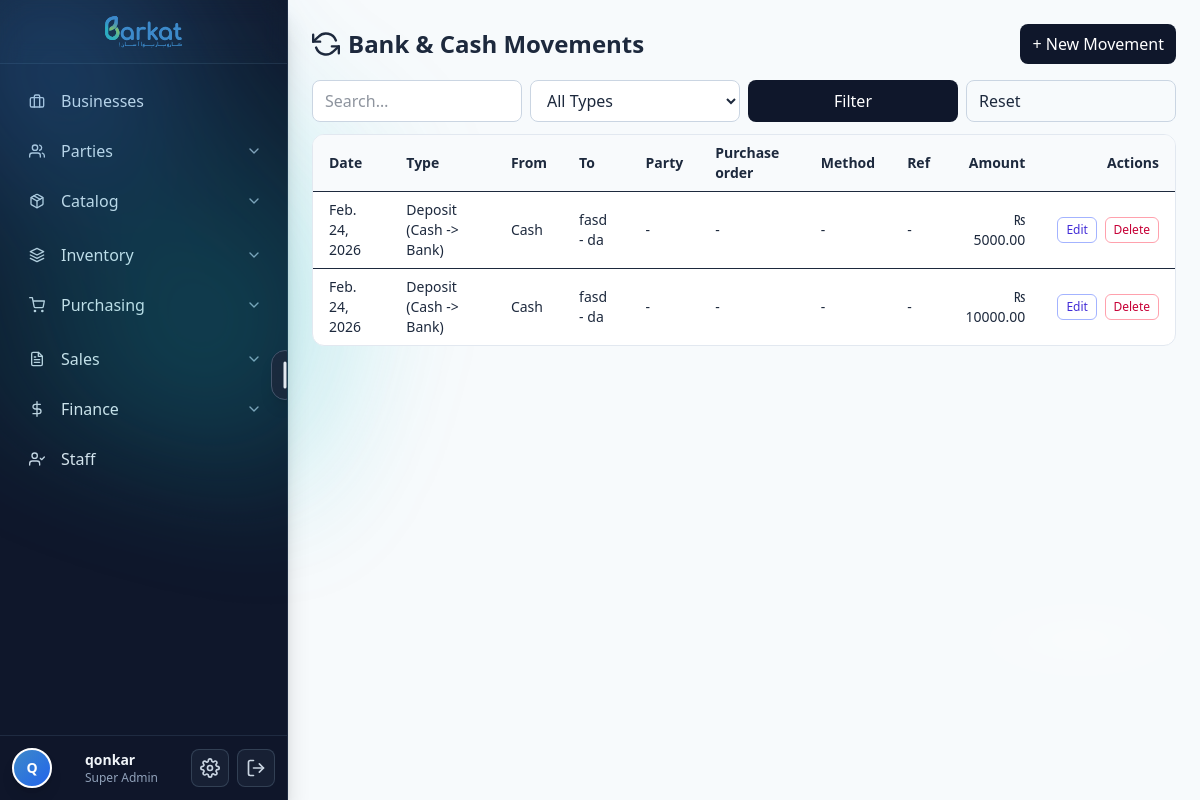
Before: /finance/movements/ (signed in) with the older database file.
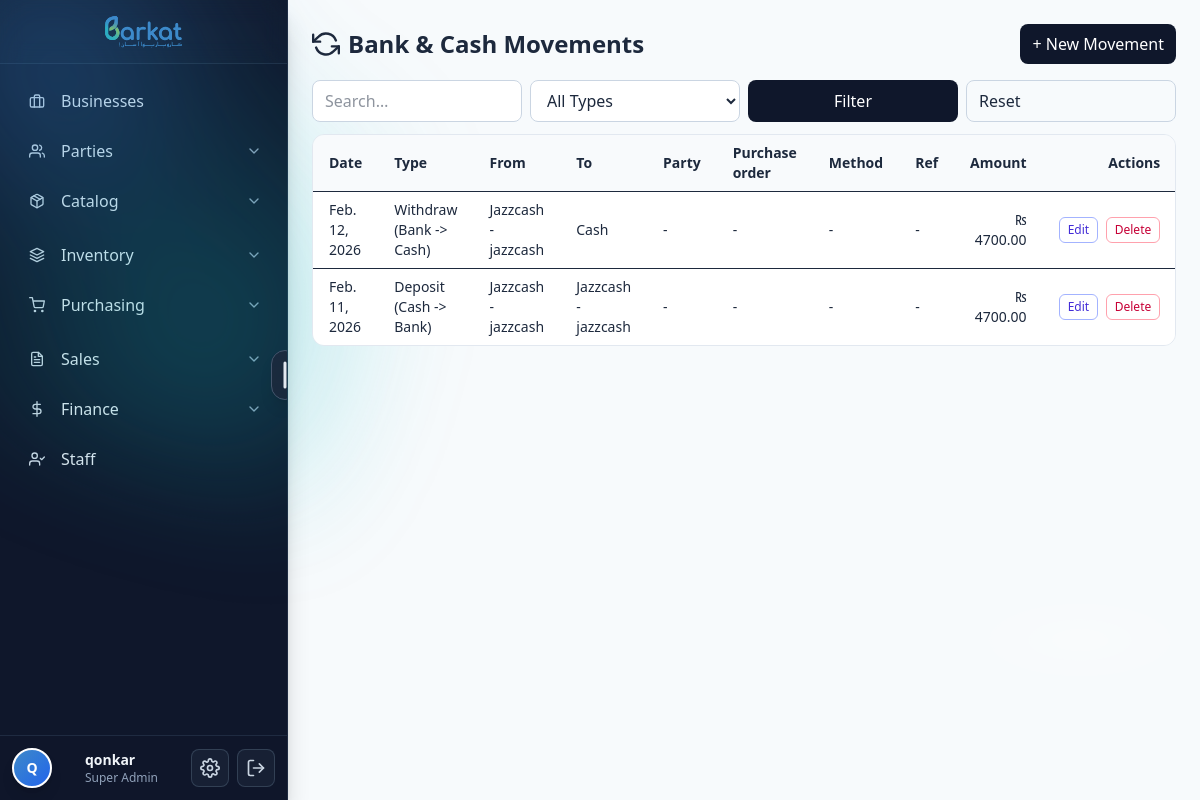
After: the same page with the newer database file.
### barkat/models.py (models this page shows, shortened)
class TimeStampedBy(models.Model):
    created_at = models.DateTimeField(default=timezone.now, db_index=True, editable=True)
    updated_at = models.DateTimeField(auto_now=True, db_index=True)
    created_by = models.ForeignKey(
        settings.AUTH_USER_MODEL, null=True, blank=True,
        on_delete=models.SET_NULL, related_name="%(class)s_created"
    )
    updated_by = models.ForeignKey(
        settings.AUTH_USER_MODEL, null=True, blank=True,
        on_delete=models.SET_NULL, related_name="%(class)s_updated"
    )
    is_active = models.BooleanField(default=True, db_index=True)
    is_deleted = models.BooleanField(default=False, db_index=True)
    class Meta:
        abstract = True

class BankMovement(TimeStampedBy):
    DEPOSIT        = "deposit"         # cash -> bank
    CHEQUE_DEPOSIT = "cheque_deposit"  # cheque -> bank
    WITHDRAW       = "withdraw"        # bank -> cash
    TRANSFER       = "transfer"        # bank A -> bank B
    FEE            = "fee"             # bank fee (out)
    INTEREST       = "interest"        # bank interest (in)
    CHEQUE_PAYMENT = "cheque_payment"  # bank -> cheque to pay party / PO
    TYPES = [
        (DEPOSIT,        "Deposit (Cash -> Bank)"),
        (CHEQUE_DEPOSIT, "Deposit (Cheque -> Bank)"),
        (WITHDRAW,       "Withdraw (Bank -> Cash)"),
        (TRANSFER,       "Transfer (Bank -> Bank)"),
        (FEE,            "Bank Fee (Out)"),
        (INTEREST,       "Bank Interest (In)"),
        (CHEQUE_PAYMENT, "Cheque payment (Bank -> Party / Purchase Order)"),
    ]
    date          = models.DateField(default=timezone.now, db_index=True)
    movement_type = models.CharField(max_length=20, choices=TYPES)
    amount        = models.DecimalField(max_digits=12, decimal_places=2)
    from_bank = models.ForeignKey(
        "BankAccount",
        null=True,
        blank=True,
        on_delete=models.PROTECT,
        related_name="outgoing_movements",
    )
    to_bank   = models.ForeignKey(
        "BankAccount",
        null=True,
        blank=True,
        on_delete=models.PROTECT,
        related_name="incoming_movements",
    )
    party = models.ForeignKey(
        "Party",
        null=True,
        blank=True,
        on_delete=models.PROTECT,
        related_name="bank_movements",
    )
    purchase_order = models.ForeignKey(
        "PurchaseOrder",
        null=True,
        blank=True,
        on_delete=models.PROTECT,
        related_name="bank_movements",
    )
    method       = models.CharField(max_length=30, blank=True, default="", help_text="e.g. Cash, Cheque, Online")
    reference_no = models.CharField(max_length=100, blank=True, default="", help_text="Cheque or transaction ref if any")
    notes        = models.CharField(max_length=255, blank=True, default="")
    business     = models.ForeignKey("Business", on_delete=models.CASCADE, related_name="bank_movements", null=True, blank=True)
    is_day_closing = models.BooleanField(
        default=False,
        help_text="If checked with Deposit (Cash -> Bank). system will use current cash in hand."
    )
    cashflow_out = models.OneToOneField(
        "CashFlow",
        null=True,
        blank=True,
        on_delete=models.SET_NULL,
        related_name="movement_out",
    )
    cashflow_in  = models.OneToOneField(
        "CashFlow",
        null=True,
        blank=True,
        on_delete=models.SET_NULL,
        related_name="movement_in",
    )
    class Meta:
        ordering = ["-date", "-id"]
        indexes = [
            models.Index(fields=["date"]),
            models.Index(fields=["movement_type"]),
        ]

class BankAccount(TimeStampedBy):
    name            = models.CharField(max_length=100, help_text="e.g. HBL Current A/C")
    bank_name       = models.CharField(max_length=100, blank=True, default="")
    account_number  = models.CharField(max_length=50, blank=True, default="")
    branch          = models.CharField(max_length=100, blank=True, default="")
    opening_balance = models.DecimalField(max_digits=12, decimal_places=2, default=Decimal("0.00"))
    BANK            = "BANK"
    CASH            = "CASH"
    ACCOUNT_TYPES   = [(BANK, "Bank Account"), (CASH, "Cash in Hand")]
    account_type    = models.CharField(max_length=10, choices=ACCOUNT_TYPES, default=BANK)
    is_active       = models.BooleanField(default=True)
    business        = models.ForeignKey("Business", on_delete=models.CASCADE, related_name="bank_accounts", null=True, blank=True, help_text="Business this account belongs to. If NULL, it is global.")
    class Meta:
        indexes = [
            models.Index(fields=["name"]),
            models.Index(fields=["account_number"]),
            models.Index(fields=["is_active"]),
        ]
        constraints = [
            models.UniqueConstraint(
                fields=["account_number"],
                name="uniq_bankaccount_acctnum_when_set",
                condition=~Q(account_number=""),
            ),
        ]

### barkat/views.py (the view, shortened to what this page needs)
# urls.py: path("finance/movements/", views.BankMovementListView.as_view(), name="movement_list"),
class BankMovementListView(GranularPermissionRequiredMixin, LoginRequiredMixin, ListView):
    required_permission = "perm_cashin_r" # Or cash out... maybe just require auth? Let's check ledger_r later.
    model = BankMovement
    template_name = "barkat/finance/movement_list.html"
    context_object_name = "movements"
    def get_queryset(self):
        qs = (
            BankMovement.objects
            .select_related(
                "from_bank",
                "to_bank",
                "party",
                "purchase_order",
                "purchase_order__supplier",
            )
            .order_by("-date", "-id")
        )
        q = (self.request.GET.get("q") or "").strip()
        mt = (self.request.GET.get("type") or "").strip()
        if mt:
            qs = qs.filter(movement_type=mt)
        return qs

### barkat/utils/auth_helpers.py (called while the page is built)
    def get_context_data(self, **kwargs):
        if hasattr(super(), 'get_context_data'):
            ctx = super().get_context_data(**kwargs)
        else:
            ctx = {}
        ctx['has_read_permission'] = getattr(self.request, '_has_read_permission', True)
        return ctx

### barkat/templates/barkat/finance/movement_list.html (shortened to what the changed rows need)
{% extends "base.html" %}
{% block content %}
<div class="p-4 md:p-6">
  <div class="flex items-center justify-between mb-4">
    <h1 class="text-2xl font-bold flex items-center gap-2">
      <i data-feather="refresh-ccw" class="w-7 h-7"></i>
      <span>Bank & Cash Movements</span>
    </h1>
  </div>
  {% if has_read_permission %}
  <div class="overflow-x-auto rounded-xl border border-slate-200 bg-white">
    <table class="min-w-full text-sm">
      <thead class="bg-slate-50">
        <tr>
          <th class="px-4 py-2 text-left">Date</th>
          <th class="px-4 py-2 text-left">Type</th>
          <th class="px-4 py-2 text-left">From</th>
          <th class="px-4 py-2 text-left">To</th>
          <th class="px-4 py-2 text-left">Party</th>
          <th class="px-4 py-2 text-left">Purchase order</th>
          <th class="px-4 py-2 text-left">Method</th>
          <th class="px-4 py-2 text-left">Ref</th>
          <th class="px-4 py-2 text-right">Amount</th>
          <th class="px-4 py-2 text-right">Actions</th>
        </tr>
      </thead>
      <tbody>
        {% for m in movements %}
        <tr class="border-t">
          <td class="px-4 py-2">{{ m.date }}</td>
          <td class="px-4 py-2">{{ m.get_movement_type_display }}</td>
          <td class="px-4 py-2">
            {% if m.from_bank %}
              {{ m.from_bank.bank_name|default:"Bank" }} - {{ m.from_bank.name }}
            {% else %}
              Cash
            {% endif %}
          </td>
          <td class="px-4 py-2">
            {% if m.to_bank %}
              {{ m.to_bank.bank_name|default:"Bank" }} - {{ m.to_bank.name }}
            {% else %}
              Cash
            {% endif %}
          </td>
          <td class="px-4 py-2">
            {% if m.party %}
              {{ m.party.display_name }}
            {% else %}
              -
            {% endif %}
          </td>
          <td class="px-4 py-2">
            {% if m.purchase_order %}
              <div>
                PO #{{ m.purchase_order.id }}
              </div>
              <div class="text-xs text-slate-500">
                {{ m.purchase_order.created_at|date:"Y-m-d" }}
              </div>
            {% else %}
              -
            {% endif %}
          </td>
          <td class="px-4 py-2">
            {{ m.method|default:"-" }}
          </td>
          <td class="px-4 py-2">
            {{ m.reference_no|default:"-" }}
          </td>
          <td class="px-4 py-2 text-right">
            ₨ {{ m.amount|floatformat:2 }}
          </td>
          <td class="px-4 py-2 text-right whitespace-nowrap">
            <a
              href="{% url 'movement_edit' m.pk %}"
              class="inline-flex items-center gap-1 rounded-md border border-indigo-300 text-indigo-700 px-2 py-1 text-xs hover:bg-indigo-50"
            >
              Edit
            </a>
            <a
              href="{% url 'movement_delete' m.pk %}"
              class="inline-flex items-center gap-1 rounded-md border border-rose-300 text-rose-700 px-2 py-1 text-xs hover:bg-rose-50 ml-1"
            >
              Delete
            </a>
          </td>
        </tr>
        {% empty %}
        <tr>
          <td colspan="10" class="px-4 py-6 text-center text-slate-500">
            No movements yet.
          </td>
        </tr>
        {% endfor %}
      </tbody>
    </table>
  </div>
  {% endif %}
</div>
{% endblock %}

Changed rows visible on the page:
changed BankMovement: date "Feb. 24, 2026" → "Feb. 12, 2026"; movement_type "Deposit (Cash -> Bank)" → "Withdraw (Bank -> Cash)"; from_bank.bank_name (not shown) → "Jazzcash"; from_bank.name (not shown) → "jazzcash"; amount "5000.00" → "4700.00"; to_bank.bank_name "fasd" → (not shown); to_bank.name "da" → (not shown); from_bank_id "Cash" → "-"; to_bank_id "-" → "Cash"
changed BankMovement "Deposit (Cash -> Bank)": date "Feb. 24, 2026" → "Feb. 11, 2026"; from_bank.bank_name (not shown) → "Jazzcash"; from_bank.name (not shown) → "jazzcash"; to_bank.bank_name "fasd" → "Jazzcash"; to_bank.name "da" → "jazzcash"; amount "10000.00" → "4700.00"; from_bank_id "Cash" → "-"
